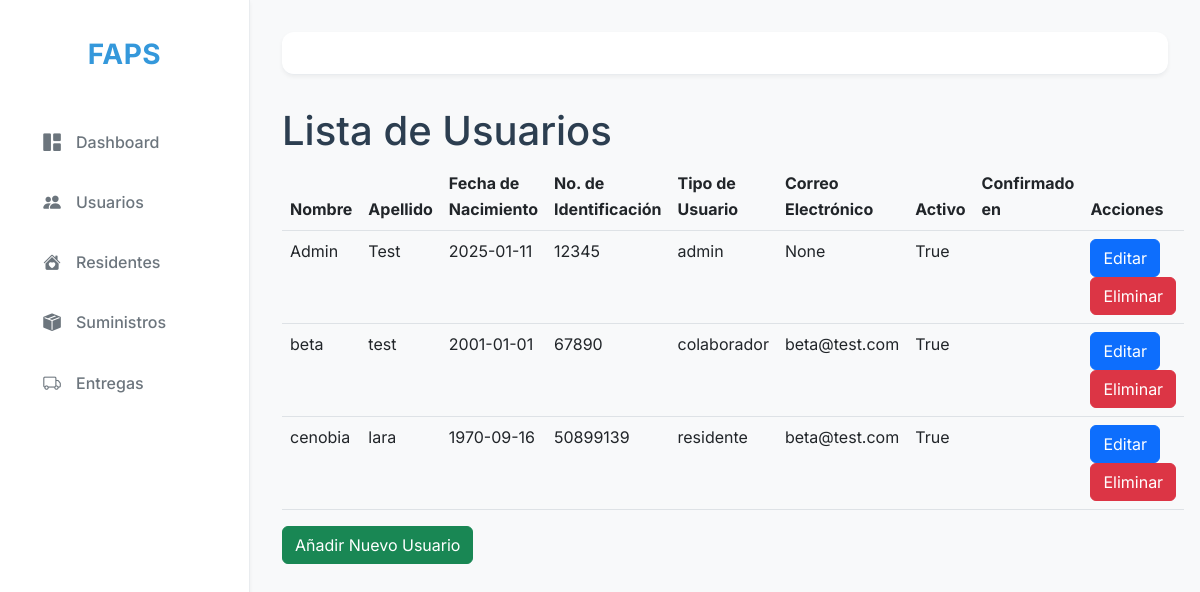
Screenshot of /admin/users with the database file from the repository.
### app/models.py (models this page shows, shortened)
class User(db.Model):
    __tablename__ = 'user'
    __table_args__ = (
        db.UniqueConstraint('no_identification', name='uq_user_identification'),
    )
    id = db.Column(db.Integer, primary_key=True)
    email = db.Column(db.String(255), nullable=True)
    password = db.Column(db.String(255), nullable=False)
    name = db.Column(db.String(100), nullable=False)
    lastname = db.Column(db.String(100), nullable=False)
    active = db.Column(db.Boolean, default=True)
    birthday_date = db.Column(db.Date, nullable=False)
    no_identification = db.Column(db.Integer, nullable=False)
    type_user = db.Column(db.String(50), nullable=False, default="colaborador")
    profile_photo = db.Column(db.String(255), nullable=True)

### app/routes/user_routes.py (the view)
@user_bp.route('/admin/users')
def list_users():
    users = User.query.all()
    return render_template('list_users.html', users=users)

### app/templates/list_users.html (shortened to what this page needs)
{% extends 'base.html' %}
{% block content %}
<h1>Lista de Usuarios</h1>
<table class="table">
    <thead>
        <tr>
            <th>Nombre</th>
            <th>Apellido</th>
            <th>Fecha de Nacimiento</th>
            <th>No. de Identificación</th>
            <th>Tipo de Usuario</th>
            <th>Correo Electrónico</th>
            <th>Activo</th>
            <th>Confirmado en</th>
            <th>Acciones</th>
        </tr>
    </thead>
    <tbody>
        {% for user in users %}
        <tr>
            <td>{{ user.name }}</td>
            <td>{{ user.lastname }}</td>
            <td>{{ user.birthday_date }}</td>
            <td>{{ user.no_identification }}</td>
            <td>{{ user.type_user }}</td>
            <td>{{ user.email }}</td>
            <td>{{ user.active }}</td>
            <td>{{ user.confirmed_at }}</td>
            <td>
                <a class="btn btn-primary" href="{{ url_for('user_bp.edit_user', id=user.id) }}">Editar</a>
                <form action="{{ url_for('user_bp.delete_user', id=user.id) }}" method="post" style="display:inline;">
                    <button class="btn btn-danger" type="submit">Eliminar</button>
                </form>
            </td>
        </tr>
        {% endfor %}
    </tbody>
</table>
<a class="btn btn-success" href="{{ url_for('user_bp.create_user') }}">Añadir Nuevo Usuario</a>
{% endblock %}

### app/static/css/custom.css (style rules this page uses)
:root { --bg-primary: #f8f9fa; --bg-secondary: #ffffff; --text-primary: #2c3e50; --text-secondary: #6c757d; --border-color: #e9ecef; --accent-color: #3498db; --accent-hover: #2980b9; --danger-color: #e74c3c; --success-color: #2ecc71; --warning-color: #f1c40f; --info-color: #3498db; --sidebar-width: 250px; --header-height: 60px; --footer-height: 60px; --shadow-sm: 0 2px 4px rgba(0,0,0,0.05); --shadow-md: 0 4px 6px rgba(0,0,0,0.1); --shadow-lg: 0 10px 15px rgba(0,0,0,0.1); --transition: all 0.3s ease; }
* { margin: 0; padding: 0; box-sizing: border-box; }
body { font-family: 'Inter', -apple-system, BlinkMacSystemFont, 'Segoe UI', 'Roboto', sans-serif; background-color: var(--bg-primary); color: var(--text-primary); line-height: 1.6; min-height: 100vh; display: flex; }

### rows the page displays
User: name "Admin", lastname "Test", birthday_date "2025-01-11", no_identification "12345", type_user "admin", email "None", active "True"
User: name "beta", lastname "test", birthday_date "2001-01-01", no_identification "67890", type_user "colaborador", email "beta@test.com", active "True"
User: name "cenobia", lastname "lara", birthday_date "1970-09-16", no_identification "50899139", type_user "residente", email "beta@test.com", active "True"
